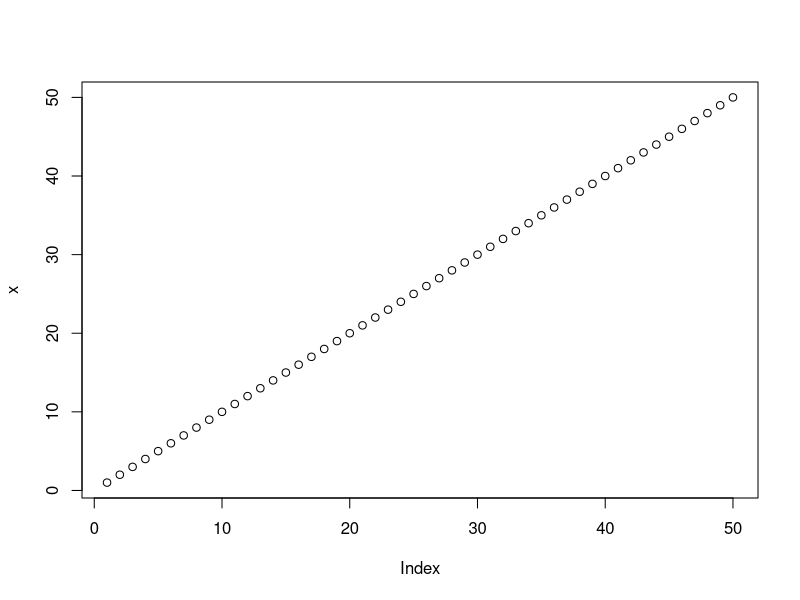
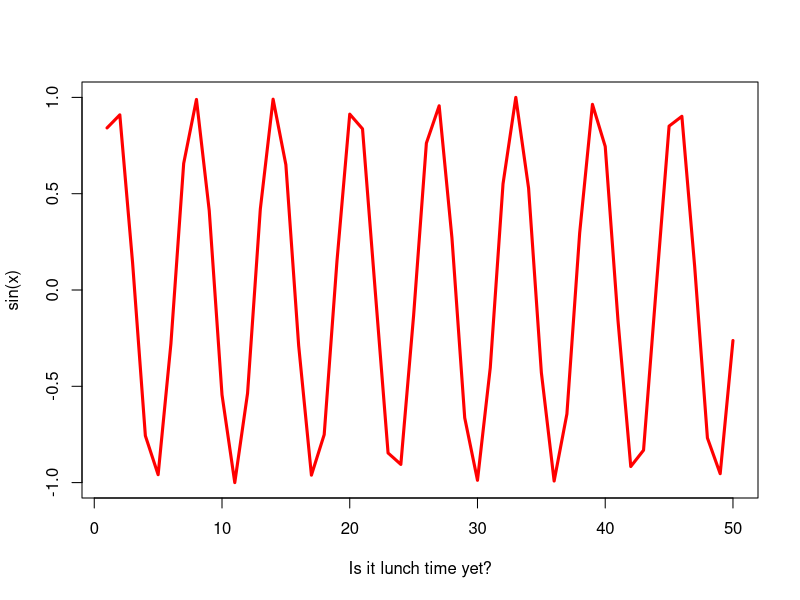

Write R code to recreate these figures, in order.
#' ---
#' title: "Class 4 Intro to R"
#' author: "Nathan Joseph"
#' date: "Jan 16, 2026"
#' ---

x <- 1:50
plot(x)
plot(x, sin(x), typ='l', col = 'red', lwd = 3, 
     xlab="Is it lunch time yet?")
